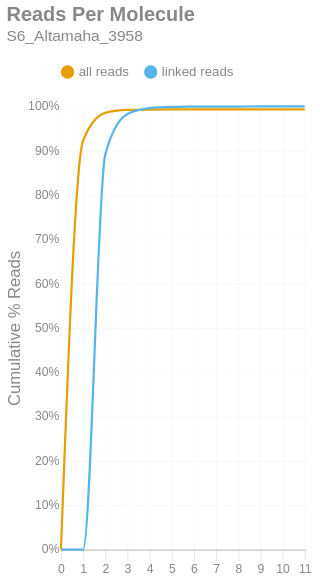

The notebook cell this image was saved under:
### Markdown cell above
### Reads per Molecule
This chart shows the cumulative distribution of the number of reads per linked molecule. That is, how many alignments are associated with a unique molecule. This excludes the number of reads associated with invalid or absent linked-read barcodes. The `linked` histogram is the percentages recalculated when disregarding singletons.

### Code cell
if SKIPLR:
    print_html(f"Skipped")
else:
    counts = np.bincount(valids['reads'].cast(pl.Int64).to_numpy())
    weighted = counts * np.arange(len(counts))
    all_perc = weighted / n_reads
    linked_perc = weighted / n_linked_reads
    linked_perc[1] = 0
    binned_df = pl.DataFrame({
        'readsper': list(range(len(counts))),
        'all reads (cumsum)': np.cumsum(all_perc).tolist(),
        'linked reads (cumsum)': np.cumsum(linked_perc).tolist(),
    })

    with SafeRender(binned_df):
        (
            density_plot(binned_df, 'Reads Per Molecule', samplename, 'readspmol')
            .encode(
                x=alt.X('readsper:O', title=None).axis(labelAngle=0).scale(padding=0),
                y=alt.Y('value:Q', title='Cumulative % Reads').axis(format='%').stack(False),
                color=alt.Color("key:N").scale(domain=["all reads", "linked reads"]),
                tooltip=[
                    alt.Tooltip("key:N", title="Data Type"),
                    alt.Tooltip("readsper:O", title="Reads Per Molecule"),
                    alt.Tooltip("value:Q", format=".2%", title="% Reads (Cum.)")
                ]            
            )
        ).display()

### Figure 1 — Vega-Lite specification as saved in the notebook (floating-point values rounded to 4 significant figures)
{"width": "container", "height": 400, "config": {"title": {"anchor": "start", "dy": -15, "fontSize": 18, "color": "#888888", "subtitleColor": "#888888", "subtitleFontSize": 14}, "arc": {"fill": "#0072B2"}, "axis": {"domainColor": "#888888", "domainWidth": 0.5, "gridWidth": 0.2, "grid": false, "titleFontWeight": 400, "titleFontSize": 15, "labelFontSize": 11, "labelColor": "#888888", "tickColor": "#888888", "tickWidth": 0.2, "titleColor": "#888888"}, "axisBand": {"grid": false}, "axisX": {"grid": true, "tickSize": 10, "domainCap": "round"}, "axisY": {"domain": false, "grid": true, "tickSize": 0, "domainCap": "round"}, "background": "transparent", "header": {"labelFontSize": 15, "labelColor": "#888888", "titleFontSize": 15, "titleFontWeight": 600, "titleColor": "#888888"}, "legend": {"labelFont": "sans-serif", "labelFontSize": 12, "labelColor": "#888888", "symbolSize": 100, "symbolType": "circle", "titleFontSize": 12, "titlePadding": 10, "titleColor": "#888888", "title": null, "orient": "top"}, "range": {"category": ["#E69F00", "#56B4E9", "#009E73", "#F0E442", "#0072B2", "#D55E00", "#CC79A7", "#000000"], "diverging": ["#cfe8f3", "#a2d4ec", "#73bfe2", "#46abdb", "#1696d2", "#12719e"]}, "area": {"fill": "#0072B2", "fillOpacity": 0.7, "line": true, "strokeOpacity": 0.7}, "line": {"color": "#0072B2", "stroke": "#0072B2", "strokeWidth": 2}, "trail": {"color": "#0072B2", "stroke": "#0072B2", "strokeWidth": 0, "size": 1}, "point": {"filled": true, "fillOpacity": 1.0, "size": 95}, "text": {"color": "#888888", "fontSize": 11, "align": "right", "fontWeight": 400, "size": 11}, "bar": {"fill": "#0072B2", "stroke": null}, "view": {"stroke": null, "continuousWidth": 660, "continuousHeight": 400}}, "data": {"name": "data-bb448fc599b3c366a0c1596a39fb29e8"}, "mark": {"type": "line", "interpolate": "monotone", "point": {"opacity": 0, "size": 275}}, "encoding": {"color": {"field": "key", "scale": {"domain": ["all reads", "linked reads"]}, "type": "nominal"}, "tooltip": [{"field": "key", "title": "Data Type", "type": "nominal"}, {"field": "readsper", "title": "Reads Per Molecule", "type": "ordinal"}, {"field": "value", "format": ".2%", "title": "% Reads (Cum.)", "type": "quantitative"}], "x": {"axis": {"labelAngle": 0}, "field": "readsper", "scale": {"padding": 0}, "title": null, "type": "ordinal"}, "y": {"axis": {"format": "%"}, "field": "value", "stack": false, "title": "Cumulative % Reads", "type": "quantitative"}}, "params": [{"name": "param_c36ac31b6afebe62", "select": {"type": "point", "fields": ["key"]}, "bind": "legend"}], "title": {"text": "Reads Per Molecule", "subtitle": "S6_Altamaha_3958"}, "transform": [{"fold": ["all reads (cumsum)", "linked reads (cumsum)"]}, {"calculate": "replace(datum.key, ' (cumsum)', '')", "as": "key"}, {"filter": {"param": "param_c36ac31b6afebe62"}}], "usermeta": {"embedOptions": {"downloadFileName": "S6_Altamaha_3958.readspmol"}}, "$schema": "https://vega.github.io/schema/vega-lite/v6.1.0.json", "datasets": {"data-bb448fc599b3c366a0c1596a39fb29e8": [{"readsper": 0, "all reads (cumsum)": 0.0, "linked reads (cumsum)": 0.0}, {"readsper": 1, "all reads (cumsum)": 0.9231, "linked reads (cumsum)": 0.0}, {"readsper": 2, "all reads (cumsum)": 0.9855, "linked reads (cumsum)": 0.8915}, {"readsper": 3, "all reads (cumsum)": 0.9919, "linked reads (cumsum)": 0.9828}, {"readsper": 4, "all reads (cumsum)": 0.9928, "linked reads (cumsum)": 0.996}, {"readsper": 5, "all reads (cumsum)": 0.993, "linked reads (cumsum)": 0.9988}, {"readsper": 6, "all reads (cumsum)": 0.993, "linked reads (cumsum)": 0.9993}, {"readsper": 7, "all reads (cumsum)": 0.993, "linked reads (cumsum)": 0.9995}, {"readsper": 8, "all reads (cumsum)": 0.993, "linked reads (cumsum)": 0.9996}, {"readsper": 9, "all reads (cumsum)": 0.9931, "linked reads (cumsum)": 0.9998}, {"readsper": 10, "all reads (cumsum)": 0.9931, "linked reads (cumsum)": 0.9999}, {"readsper": 11, "all reads (cumsum)": 0.9931, "linked reads (cumsum)": 1.0}]}}
